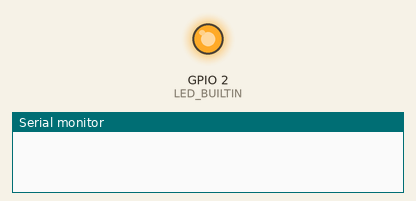
A sketch run on a simulated ESP8266 (NodeMCU). On the bench: output pins drawn as LEDs (lit = HIGH, except the on-board LED, lit = LOW), the last lines printed to the serial monitor. At 3.2 s the program puts the board to deep sleep or switches it off; the recording ends there.

Above: at 0.0 s.
At 2.9 s:
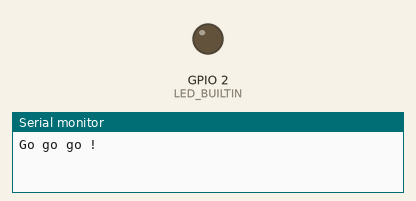
Timing chart, 0 to 3.2 s (numbered marks = the images above):
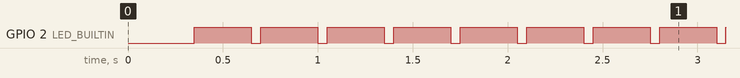

Measured:
- by itself, GPIO 2 (LED_BUILTIN): alternates HIGH for 0.30 s and LOW for 0.05 s

The sketch:

esp8266sleep.ino
```cpp
#include <ESP8266WiFi.h>
#include <EEPROM.h>

void clign(int n) {
  for(int i=0; i<n; i++) {
    digitalWrite(LED_BUILTIN, LOW);
    delay(50);
    digitalWrite(LED_BUILTIN, HIGH);
    delay(300);
  }
}

void setup() {
  Serial.begin(115200);
  delay(300);
  Serial.println("\n\n\nGo go go !");

  pinMode(LED_BUILTIN, OUTPUT);

  clign(8);
}

void loop() {
  digitalWrite(LED_BUILTIN, LOW);
  delay(50);
  digitalWrite(LED_BUILTIN, HIGH);
  //delay(500);
  ESP.deepSleep(5*1000*1000);
}
```
